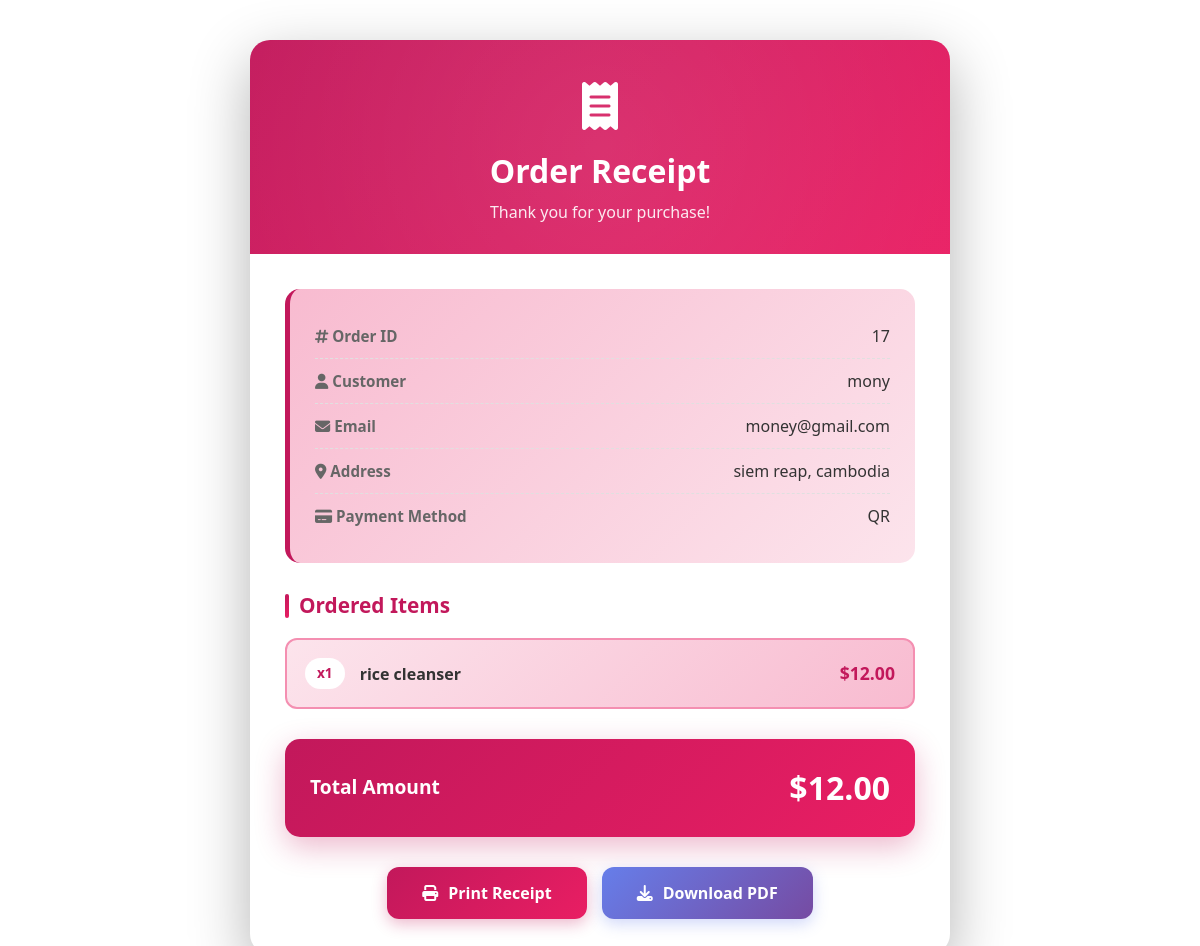
Page /orders/receipt/17/ (signed in) on the committed database.
### store/models.py (models this page shows, shortened)
class Order(models.Model):
    user = models.ForeignKey(User, verbose_name="User", on_delete=models.CASCADE)
    address = models.ForeignKey(Address, verbose_name="Shipping Address", on_delete=models.CASCADE)
    product = models.ForeignKey(Product, verbose_name="Product", on_delete=models.CASCADE)
    quantity = models.PositiveIntegerField(verbose_name="Quantity")
    payment_method = models.CharField(
        max_length=10,
        default="COD"
    )
    payment_proof = models.ImageField(
        upload_to='payment_proofs',
        blank=True,
        null=True,
        verbose_name="Payment Proof Screenshot"
    )
    payment_status = models.CharField(
        choices=PAYMENT_STATUS_CHOICES,
        max_length=20,
        default="Pending",
        verbose_name="Payment Verification Status"
    )
    payment_verified_at = models.DateTimeField(
        blank=True,
        null=True,
        verbose_name="Payment Verified Date"
    )
    admin_notes = models.TextField(
        blank=True,
        null=True,
        verbose_name="Admin Notes"
    )
    ordered_date = models.DateTimeField(auto_now_add=True, verbose_name="Ordered Date")
    status = models.CharField(
        choices=STATUS_CHOICES,
        max_length=50,
        default="Pending"
    )
    @property
    def total_amount(self):
        return self.quantity * self.product.price

class Address(models.Model):
    user = models.ForeignKey(User, verbose_name="User", on_delete=models.CASCADE)
    locality = models.CharField(max_length=150, verbose_name="Nearest Location")
    city = models.CharField(max_length=150, verbose_name="City")
    state = models.CharField(max_length=150, verbose_name="State")

class Product(models.Model):
    title = models.CharField(max_length=150, verbose_name="Product Title")
    slug = models.SlugField(
        max_length=160,
        unique=True,   # ✅ FIX
        verbose_name="Product Slug"
    )
    sku = models.CharField(max_length=255, unique=True)
    short_description = models.TextField()
    detail_description = models.TextField(blank=True, null=True)
    product_image = models.ImageField(upload_to='product', blank=True, null=True)
    price = models.DecimalField(max_digits=8, decimal_places=2)
    category = models.ForeignKey(Category, on_delete=models.CASCADE)
    is_active = models.BooleanField()
    is_featured = models.BooleanField()
    created_at = models.DateTimeField(auto_now_add=True)
    updated_at = models.DateTimeField(auto_now=True)

### store/views.py (the view)
# urls.py: path('orders/receipt/<int:order_id>/', views.order_receipt, name='order-receipt'),
@login_required
def order_receipt(request, order_id):
    order = get_object_or_404(Order, id=order_id, user=request.user)  # Added security check
    total_price = order.quantity * order.product.price
    order_items = [{
        'product': order.product,
        'quantity': order.quantity,
        'total_price': total_price  # Fixed calculation
    }]
    if not hasattr(order, 'total_amount'):
        order.total_amount = total_price
    return render(request, 'store/order_receipt.html', {
        'order': order,
        'order_items': order_items
    })

### store/context_preprocessors.py (called while the page is built)
def store_menu(request):
    categories = Category.objects.filter(is_active=True)
    context = {
        'categories_menu': categories,
    }
    return context

def cart_menu(request):
    if request.user.is_authenticated:
        cart_items= Cart.objects.filter(user=request.user)
        context = {
            'cart_items': cart_items,
        }
    else:
        context = {}
    return context

### templates/store/order_receipt.html (shortened to what this page needs)
<!DOCTYPE html>
<html lang="en">
<head>
  <link href="https://cdnjs.cloudflare.com/ajax/libs/bootstrap/5.3.0/css/bootstrap.min.css" rel="stylesheet">
  <link href="https://cdnjs.cloudflare.com/ajax/libs/font-awesome/6.4.0/css/all.min.css" rel="stylesheet">
</head>
<body>
  <div class="receipt-container">
    <div class="receipt-header">
      <div class="receipt-icon"><i class="fas fa-receipt"></i></div>
      <h2>Order Receipt</h2>
      <p style="margin: 10px 0 0 0; opacity: 0.9;">Thank you for your purchase!</p>
    </div>
    <div class="receipt-body">
      <div class="info-section">
        <div class="info-row">
          <span class="info-label"><i class="fas fa-hashtag"></i> Order ID</span>
          <span class="info-value">{{ order.id }}</span>
        </div>
        <div class="info-row">
          <span class="info-label"><i class="fas fa-user"></i> Customer</span>
          <span class="info-value">{{ order.user.username }}</span>
        </div>
        <div class="info-row">
          <span class="info-label"><i class="fas fa-envelope"></i> Email</span>
          <span class="info-value">{{ order.user.email }}</span>
        </div>
        <div class="info-row">
          <span class="info-label"><i class="fas fa-map-marker-alt"></i> Address</span>
          <span class="info-value">{{ order.address.locality }}, {{ order.address.city }}</span>
        </div>
        <div class="info-row">
          <span class="info-label"><i class="fas fa-credit-card"></i> Payment Method</span>
          <span class="info-value">{{ order.payment_method }}</span>
        </div>
      </div>
      <div class="items-section">
        <h5 class="section-title">Ordered Items</h5>
        {% for item in order_items %}
        <div class="item-card">
          <div class="item-details">
            <span class="item-quantity">x{{ item.quantity }}</span>
            <span class="item-name">{{ item.product.title }}</span>
          </div>
          <span class="item-price">${{ item.total_price }}</span>
        </div>
        {% endfor %}
      </div>
      <div class="total-section">
        <div class="d-flex justify-content-between align-items-center">
          <span class="total-label">Total Amount</span>
          <span class="total-amount">${{ order.total_amount }}</span>
        </div>
      </div>
      <div class="action-buttons">
        <button class="btn-custom btn-print" onclick="window.print()">
          <i class="fas fa-print"></i>
          <span>Print Receipt</span>
        </button>
        <button class="btn-custom btn-download" onclick="alert('Download feature coming soon!')">
          <i class="fas fa-download"></i>
          <span>Download PDF</span>
        </button>
      </div>
    </div>
  </div>
</body>
</html>

### templates/store/order_receipt.html (style rules this page uses)
body { background: white; min-height: 100vh; padding: 40px 20px; font-family: 'Segoe UI', Tahoma, Geneva, Verdana, sans-serif; }
.receipt-container { max-width: 700px; margin: 0 auto; background: white; border-radius: 20px; box-shadow: 0 20px 60px rgba(0, 0, 0, 0.3); overflow: hidden; animation: slideIn 0.5s ease-out; }
.receipt-header { background: linear-gradient(135deg, #C2185B 0%, #E91E63 100%); padding: 30px; text-align: center; color: white; position: relative; overflow: hidden; }
.receipt-header::before { content: ''; position: absolute; top: -50%; right: -50%; width: 200%; height: 200%; background: radial-gradient(circle, rgba(255,255,255,0.1) 0%, transparent 70%); animation: pulse 3s ease-in-out infinite; }
.receipt-header h2 { margin: 0; font-size: 2rem; font-weight: 700; position: relative; z-index: 1; }
.receipt-icon { font-size: 3rem; margin-bottom: 10px; color: white; }
.receipt-body { padding: 35px; }
.info-section { background: linear-gradient(135deg, #F8BBD0 0%, #FCE4EC 100%); border-radius: 15px; padding: 25px; margin-bottom: 25px; border-left: 5px solid #C2185B; }
.info-row { display: flex; justify-content: space-between; align-items: center; padding: 10px 0; border-bottom: 1px dashed #E0E0E0; }
.info-row:last-child { border-bottom: none; }
.info-label { color: #666; font-weight: 600; font-size: 0.95rem; }
.info-value { color: #333; font-weight: 500; }
.items-section { margin: 30px 0; }
.section-title { color: #C2185B; font-weight: 700; font-size: 1.3rem; margin-bottom: 20px; display: flex; align-items: center; gap: 10px; }
.section-title::before { content: ''; width: 4px; height: 24px; background: linear-gradient(135deg, #C2185B 0%, #E91E63 100%); border-radius: 2px; }
.item-card { background: linear-gradient(135deg, #FCE4EC 0%, #F8BBD0 100%); border: 2px solid #F48FB1; border-radius: 12px; padding: 18px; margin-bottom: 12px; display: flex; justify-content: space-between; align-items: center; transition: all 0.3s ease; }
.item-details { display: flex; align-items: center; gap: 15px; }
.item-quantity { background: white; color: #C2185B; padding: 5px 12px; border-radius: 20px; font-weight: 700; font-size: 0.85rem; }
.item-name { color: #333; font-weight: 600; }
.item-price { color: #C2185B; font-weight: 700; font-size: 1.1rem; }
.total-section { background: linear-gradient(135deg, #C2185B 0%, #E91E63 100%); border-radius: 15px; padding: 25px; margin: 30px 0; color: white; box-shadow: 0 10px 30px rgba(194, 24, 91, 0.3); }
.total-label { font-size: 1.2rem; font-weight: 600; }
.total-amount { font-size: 2rem; font-weight: 800; text-align: right; }
.action-buttons { display: flex; gap: 15px; justify-content: center; margin-top: 30px; }
.btn-custom { padding: 14px 35px; border-radius: 12px; font-weight: 700; border: none; cursor: pointer; transition: all 0.3s ease; display: flex; align-items: center; gap: 10px; font-size: 1rem; }
.btn-print { background: linear-gradient(135deg, #C2185B 0%, #E91E63 100%); color: white; box-shadow: 0 5px 15px rgba(194, 24, 91, 0.3); }
.btn-download { background: linear-gradient(135deg, #667eea 0%, #764ba2 100%); color: white; box-shadow: 0 5px 15px rgba(102, 126, 234, 0.3); }

### rows in the picture
Order: id "17", user.username "mony", user.email "money@gmail.com", address.locality "siem reap", address.city "cambodia", payment_method "QR", total_amount "12.00"
Product: quantity "1", product "rice cleanser", total_price "12.00"
